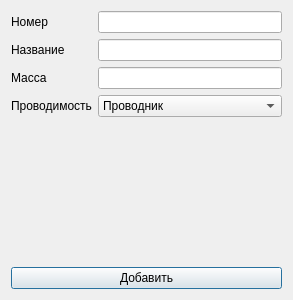
<?xml version="1.0" encoding="UTF-8"?>
<ui version="4.0">
 <class>AddDialog</class>
 <widget class="QDialog" name="AddDialog">
  <property name="geometry">
   <rect>
    <x>0</x>
    <y>0</y>
    <width>293</width>
    <height>300</height>
   </rect>
  </property>
  <property name="windowTitle">
   <string>Добавление элемента</string>
  </property>
  <layout class="QVBoxLayout" name="verticalLayout">
   <item>
    <layout class="QFormLayout" name="formLayout">
     <item row="0" column="0">
      <widget class="QLabel" name="label">
       <property name="text">
        <string>Номер</string>
       </property>
      </widget>
     </item>
     <item row="1" column="0">
      <widget class="QLabel" name="label_2">
       <property name="text">
        <string>Название</string>
       </property>
      </widget>
     </item>
     <item row="2" column="0">
      <widget class="QLabel" name="label_3">
       <property name="text">
        <string>Масса</string>
       </property>
      </widget>
     </item>
     <item row="3" column="0">
      <widget class="QLabel" name="label_4">
       <property name="text">
        <string>Проводимость</string>
       </property>
      </widget>
     </item>
     <item row="0" column="1">
      <widget class="QLineEdit" name="lineEdit"/>
     </item>
     <item row="1" column="1">
      <widget class="QLineEdit" name="lineEdit_2"/>
     </item>
     <item row="2" column="1">
      <widget class="QLineEdit" name="lineEdit_3"/>
     </item>
     <item row="3" column="1">
      <widget class="QComboBox" name="comboBox">
       <item>
        <property name="text">
         <string>Проводник</string>
        </property>
       </item>
       <item>
        <property name="text">
         <string>Полупроводник</string>
        </property>
       </item>
       <item>
        <property name="text">
         <string>Изолятор</string>
        </property>
       </item>
      </widget>
     </item>
    </layout>
   </item>
   <item>
    <widget class="QPushButton" name="pushButton">
     <property name="text">
      <string>Добавить</string>
     </property>
    </widget>
   </item>
  </layout>
 </widget>
 <resources/>
 <connections/>
</ui>
